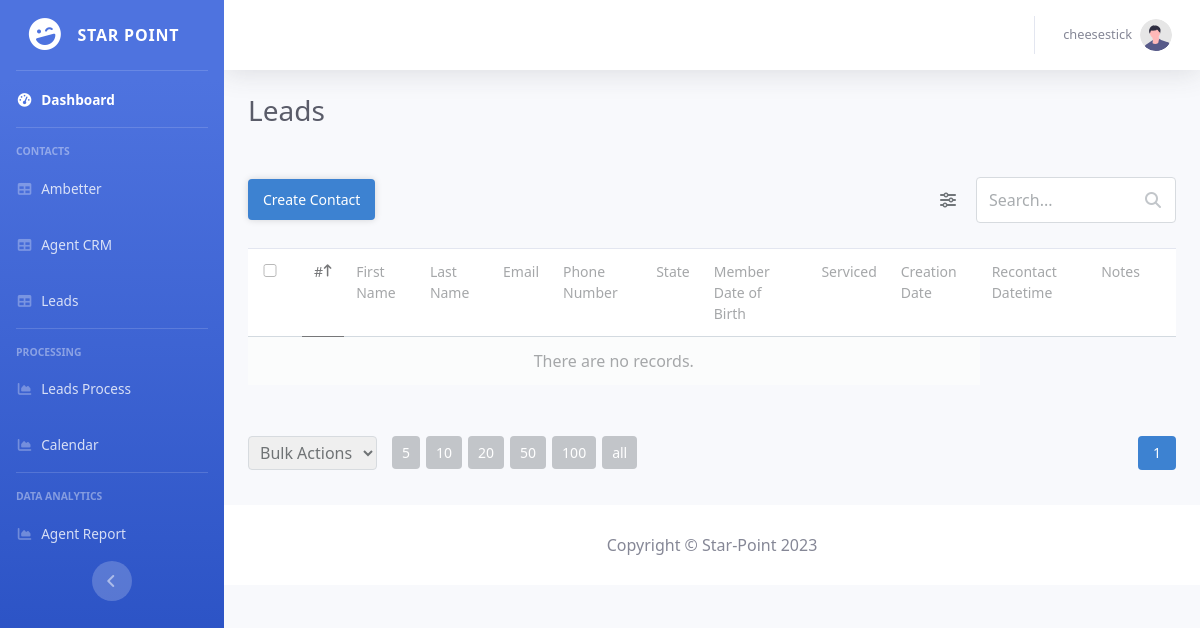
The page /view/crm/leads.php (signed in) on the database as committed earlier.
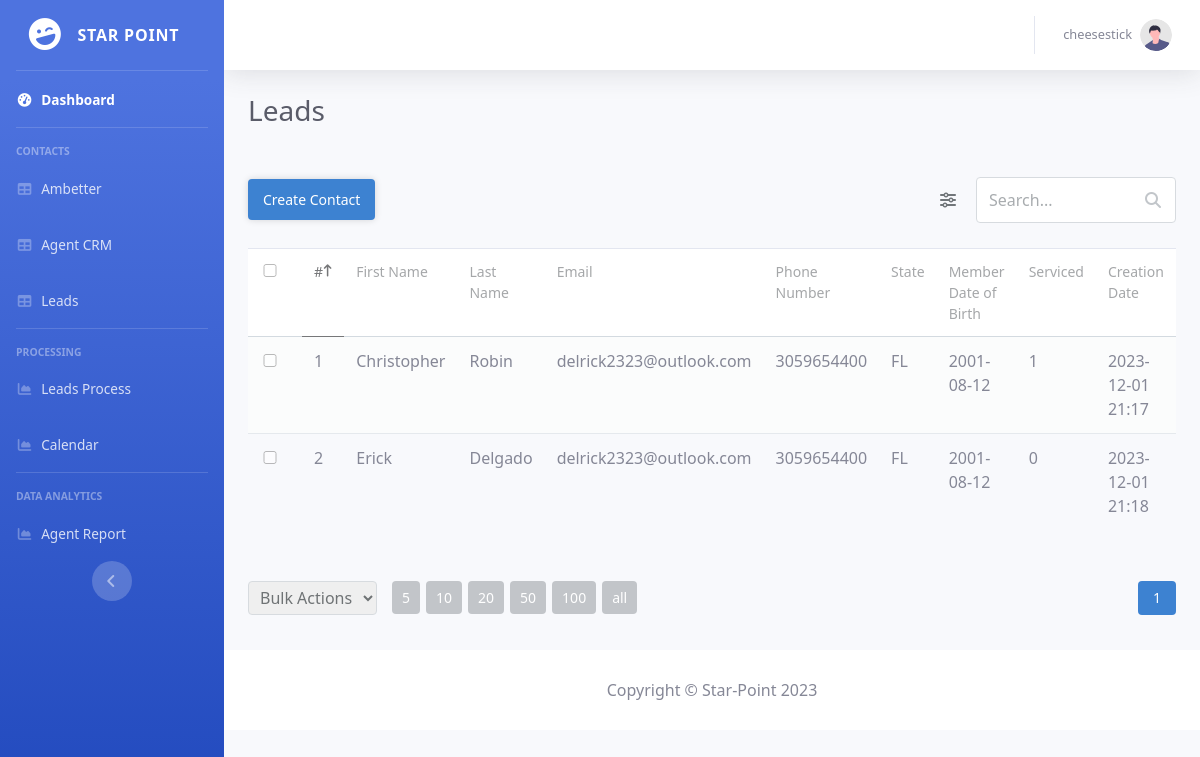
The same page on the database as committed later.
### tables this page shows
CREATE TABLE `Leads` (
  `id` int NOT NULL,
  `first_name` varchar(50) NOT NULL,
  `last_name` varchar(50) NOT NULL,
  `email` varchar(255) NOT NULL,
  `phone` varchar(30) NOT NULL,
  `state` varchar(50) NOT NULL,
  `DOB` date NOT NULL,
  `serviced` tinyint(1) NOT NULL DEFAULT '0',
  `created` datetime NOT NULL DEFAULT CURRENT_TIMESTAMP,
  `recontact_date` datetime DEFAULT NULL,
  `notes` varchar(500) DEFAULT NULL
);

### php/config.php (called while the page is built, shortened)
<?php
$default_records_per_page = 10;
$default_leads_column = 'id';
$Leads = 'Leads';
?>

### View/CRM/leads.php (the view, shortened to what this page needs)
<?php
include '../../php/functions.php';
$pdo = pdo_connect_mysql();
$page = isset($_GET['page']) && is_numeric($_GET['page']) ? (int)$_GET['page'] : 1;
$records_per_page = isset($_GET['records_per_page']) && (is_numeric($_GET['records_per_page']) || $_GET['records_per_page'] == 'all') ? $_GET['records_per_page'] : $default_records_per_page;
$order_by = isset($_GET['order_by']) && in_array($_GET['order_by'], array_keys($Leads_Columns)) ? $_GET['order_by'] : $default_leads_column;
$order_sort = isset($_GET['order_sort']) && $_GET['order_sort'] == 'DESC' ? 'DESC' : 'ASC';
$from_date = isset($_GET['from_date']) ? $_GET['from_date'] : '';
$to_date = isset($_GET['to_date']) ? $_GET['to_date'] : '';
$where_sql = '';
$limit_sql = '';
if ($records_per_page != 'all') {
	$limit_sql = ' LIMIT :current_page, :record_per_page ';
}
$stmt = $pdo->prepare('SELECT * FROM ' . $Leads . $where_sql . ' ORDER BY ' . $order_by . ' ' . $order_sort . $limit_sql);
if ($records_per_page != 'all') {
	$stmt->bindValue(':current_page', ($page-1)*(int)$records_per_page, PDO::PARAM_INT);
	$stmt->bindValue(':record_per_page', (int)$records_per_page, PDO::PARAM_INT);
}
$stmt->execute();
$results = $stmt->fetchAll(PDO::FETCH_ASSOC);
?>
<?=CRM_header("Leads")?>
        <div id="content-wrapper" class="d-flex flex-column">
            <div id="content">
                <?= CRM_topbar($_SESSION) ?>
                <div class="container-fluid">
                    <div class="d-sm-flex align-items-center justify-content-between mb-4">
                            <h1 class="h3 mb-0 text-gray-800">Leads</h1>
                    </div>
                    <div class="style-content read">
                    <form action="" method="get" class="crud-form">
                        <div class="top">
                            <div class="btns">
                                <a href="leads-create.php" class="btn">Create Contact</a>
                            </div>
                            <div class="wrap">
                                <div class="filters">
                                    <a href="#" class="toggle-filters-btn"><i class="fa-solid fa-sliders"></i></a>
                                </div>
                                <div class="search">
                                    <input type="text" name="search" placeholder="Search..." value="<?=isset($_GET['search']) ? htmlentities($_GET['search'], ENT_QUOTES) : ''?>">
                                    <i class="fa-solid fa-magnifying-glass"></i>
                                </div>
                            </div>
                        </div>
                        <div class="table">
                            <table>
                                <thead>
                                    <tr>
                                        <td class="checkbox">
                                            <input type="checkbox" class="select-all">
                                        </td>
                                        <?php foreach ($Leads_Columns as $column_key => $column): ?>
                                        <td<?=$order_by==$column_key?' class="active"':''?>>
                                            <?php if ($column['sortable']): ?>
                                            <a href="leads.php?page=1&records_per_page=<?=$records_per_page?>&order_by=<?=$column_key?>&order_sort=<?=$order_sort == 'ASC' ? 'DESC' : 'ASC'?>&from_date=<?=$from_date?>&to_date=<?=$to_date?><?=isset($_GET['search']) ? '&search=' . htmlentities($_GET['search'], ENT_QUOTES) : ''?>">
                                            <?php endif; ?>
                                                <?=$column['label']?>
                                            <?php if ($column['sortable']): ?>
                                            </a>
                                            <?php endif; ?>
                                        </td>
                                        <?php endforeach; ?>
                                        <td></td>
                                    </tr>
                                </thead>
                                <tbody>
                                    <?php if (empty($results)): ?>
                                    <tr>
                                        <td colspan="10" style="text-align:center;">There are no records.</td>
                                    </tr>
                                    <?php endif; ?>
                                    <?php foreach ($results as $result): ?>
                                    <tr>
                                        <td class="checkbox"><input type="checkbox" value="<?=$result['id']?>" name="record[]"></td>
                                        <?php foreach ($Leads_Columns as $column_key => $column): ?>
                                            <?php if ($column['type'] == 'datetime'): ?>
                                                <td class="<?=$column_key?>">
                                                    <?php
                                                    if (!empty($result[$column_key])) {
                                                        echo date('Y-m-d H:i', strtotime($result[$column_key]));
                                                    } else {
                                                        echo 'Not set';
                                                    }
                                                    ?>
                                                </td>
                                        <?php elseif ($column['type'] == 'date'): ?>
                                        <td class="<?=$column_key?>"><?=date('Y-m-d', strtotime($result[$column_key]))?></td>
                                        <?php elseif ($column['type'] == 'integer'): ?>
                                        <td class="<?=$column_key?>"><?=number_format($result[$column_key])?></td>
                                        <?php else: ?>
                                        <td class="<?=$column_key?>"><?=htmlspecialchars((string) $result[$column_key], ENT_QUOTES)?></td>
                                        <?php endif; ?>
                                        <?php endforeach; ?>
                                    </tr>
                                    <?php endforeach; ?>
                                </tbody>
                            </table>
                        </div>
                        <div class="bot">
                            <div class="records-per-page">
                                <select name="bulk_action" class="bulk-action">
                                    <option value="" disabled selected>Bulk Actions</option>
                                </select>
                                <a href="leads.php?page=1&records_per_page=5&order_by=<?=$order_by?>&order_sort=<?=$order_sort?>&from_date=<?=$from_date?>&to_date=<?=$to_date?><?=isset($_GET['search']) ? '&search=' . htmlentities($_GET['search'], ENT_QUOTES) : ''?>">5</a>
                                <a href="leads.php?page=1&records_per_page=10&order_by=<?=$order_by?>&order_sort=<?=$order_sort?>&from_date=<?=$from_date?>&to_date=<?=$to_date?><?=isset($_GET['search']) ? '&search=' . htmlentities($_GET['search'], ENT_QUOTES) : ''?>">10</a>
                                <a href="leads.php?page=1&records_per_page=20&order_by=<?=$order_by?>&order_sort=<?=$order_sort?>&from_date=<?=$from_date?>&to_date=<?=$to_date?><?=isset($_GET['search']) ? '&search=' . htmlentities($_GET['search'], ENT_QUOTES) : ''?>">20</a>
                                <a href="leads.php?page=1&records_per_page=50&order_by=<?=$order_by?>&order_sort=<?=$order_sort?>&from_date=<?=$from_date?>&to_date=<?=$to_date?><?=isset($_GET['search']) ? '&search=' . htmlentities($_GET['search'], ENT_QUOTES) : ''?>">50</a>
                                <a href="leads.php?page=1&records_per_page=100&order_by=<?=$order_by?>&order_sort=<?=$order_sort?>&from_date=<?=$from_date?>&to_date=<?=$to_date?><?=isset($_GET['search']) ? '&search=' . htmlentities($_GET['search'], ENT_QUOTES) : ''?>">100</a>
                                <a href="leads.php?page=1&records_per_page=all&order_by=<?=$order_by?>&order_sort=<?=$order_sort?>&from_date=<?=$from_date?>&to_date=<?=$to_date?><?=isset($_GET['search']) ? '&search=' . htmlentities($_GET['search'], ENT_QUOTES) : ''?>">all</a>
                            </div>
                            <div class="pagination">
                                <?php if ($records_per_page != 'all'): ?>
                                <a href="leads.php?page=<?=$page?>&records_per_page=<?=$records_per_page?>&order_by=<?=$order_by?>&order_sort=<?=$order_sort?>&from_date=<?=$from_date?>&to_date=<?=$to_date?><?=isset($_GET['search']) ? '&search=' . htmlentities($_GET['search'], ENT_QUOTES) : ''?>" class="selected"><?=$page?></a>
                                <?php endif; ?>
                            </div>
                        </div>
                        </form>
                    </div>
            </div>
            <?=CRM_footer()?>
        </div>
    </div>
</body>
</html>

### php/functions.php (shortened to what this page needs)
<?php
include 'config.php';
function CRM_header($title) {
    echo <<<EOT
<!DOCTYPE html>
<html lang="en">
<head>
    <title>$title</title>
    <link href="../../vendor/fontawesome-free/css/all.min.css" rel="stylesheet" type="text/css">
    <link href="../../css/CRM/sb-admin-2.min.css" rel="stylesheet">
    <link href="../../vendor/datatables/dataTables.bootstrap4.min.css" rel="stylesheet">
    <link href="../../css/CRM/style.css" rel="stylesheet">
</head>
<body id="page-top">
    <div id="wrapper">
        <ul class="navbar-nav bg-gradient-primary sidebar sidebar-dark accordion" id="accordionSidebar">
            <a class="sidebar-brand d-flex align-items-center justify-content-center" href="index.php">
                <div class="sidebar-brand-icon rotate-n-15">
                    <i class="fas fa-laugh-wink"></i>
                </div>
                <div class="sidebar-brand-text mx-3">Star Point</div>
            </a>
            <hr class="sidebar-divider my-0">
            <li class="nav-item active">
                <a class="nav-link" href="index.php">
                    <i class="fas fa-fw fa-tachometer-alt"></i>
                    <span>Dashboard</span></a>
            </li>
            <hr class="sidebar-divider">
            <div class="sidebar-heading">
                Contacts
            </div>
            <li class="nav-item">
                <a class="nav-link" href="ambetter.php">
                    <i class="fas fa-fw fa-table"></i>
                    <span>Ambetter</span></a>
            </li>
            <li class="nav-item">
                <a class="nav-link" href="agentcrm.php">
                    <i class="fas fa-fw fa-table"></i>
                    <span>Agent CRM</span></a>
            </li>
            <li class="nav-item">
                <a class="nav-link" href="leads.php">
                    <i class="fas fa-fw fa-table"></i>
                    <span>Leads</span></a>
            </li>
            <hr class="sidebar-divider d-none d-md-block">
            <div class="sidebar-heading">
                Processing
            </div>
            <li class="nav-item">
                <a class="nav-link" href="lead_process.php">
                    <i class="fas fa-fw fa-chart-area"></i>
                    <span>Leads Process</span></a>
            </li>
            <li class="nav-item">
                <a class="nav-link" href="calendar.php">
                    <i class="fas fa-fw fa-chart-area"></i>
                    <span>Calendar</span></a>
            </li>
            <hr class="sidebar-divider d-none d-md-block">
            <div class="sidebar-heading">
                Data Analytics
            </div>
            <li class="nav-item">
                <a class="nav-link" href="ambetter-report.php">
                    <i class="fas fa-fw fa-chart-area"></i>
                    <span>Agent Report</span></a>
            </li>
            <div class="text-center d-none d-md-inline">
                <button class="rounded-circle border-0" id="sidebarToggle"></button>
            </div>
        </ul>
EOT;
}
function CRM_topbar($session_data) {
    $name = htmlspecialchars((string)$session_data["name"]);
    echo <<<EOT
        <nav class="navbar navbar-expand navbar-light bg-white topbar mb-4 static-top shadow">
        <ul class="navbar-nav ml-auto">
            <li class="nav-item dropdown no-arrow">
                <a class="nav-link dropdown-toggle" href="#" id="userDropdown" role="button" data-toggle="dropdown" aria-haspopup="true" aria-expanded="false">
                    <span class="mr-2 d-none d-lg-inline text-gray-600 small">
                        $name
                    </span>
                    <img class="img-profile rounded-circle" src="../../img/undraw_profile.svg">
                </a>
            </li>
        </ul>
        </nav>
    EOT;
}
function CRM_footer() {
echo <<<EOT
        <footer class="sticky-footer bg-white">
            <div class="container my-auto">
                <div class="copyright text-center my-auto">
                    <span>Copyright &copy; Star-Point 2023</span>
                </div>
            </div>
        </footer>
EOT;
}
?>

Rows that differ between the two databases and show on the page:
added leads: id "1", first_name "Christopher", last_name "Robin", email "delrick2323@outlook.com", phone "3059654400", state "FL", DOB "2001-08-12", serviced "1", created "2023-12-01 21:17"
added leads: id "2", first_name "Erick", last_name "Delgado", email "delrick2323@outlook.com", phone "3059654400", state "FL", DOB "2001-08-12", serviced "0", created "2023-12-01 21:18"
Other text that changed with them:
list line gone: "Recontact Datetime"
list line gone: "Notes"
text no longer shown: "There are no records."
